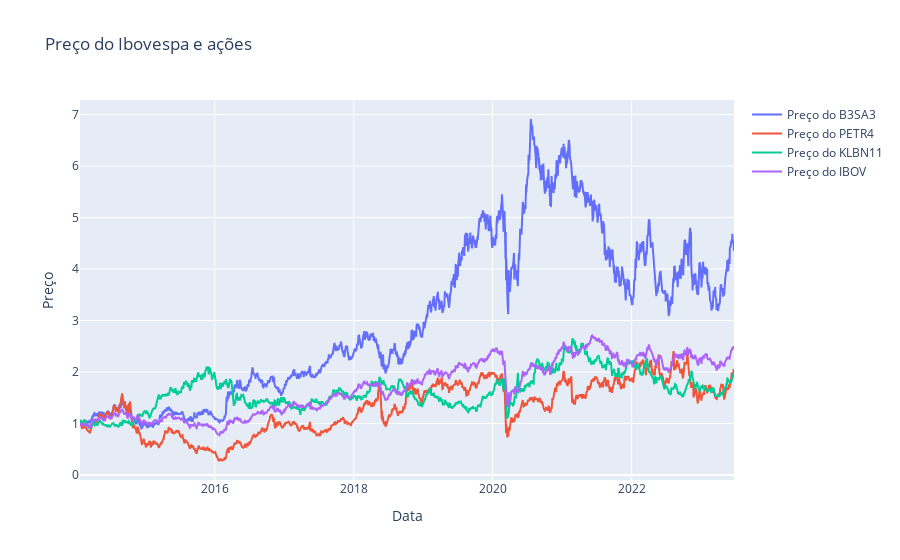

The notebook cell this image was saved under:
### Code cell
# Cria um gráfico de linha usando o Plotly
fig = go.Figure()
for acoes in acoes_df.columns:
#fig.add_trace(go.Scatter(x=acoes_df.index, y=acoes_df['IBOV'], mode='lines', name='Preço do Ibovespa'))
#fig.add_trace(go.Scatter(x=acoes_df.index, y=acoes_df['B3SA3'], mode='lines', name='Preço do B3SA3'))
    fig.add_trace(go.Scatter(x=acoes_df_normalized.index, y=acoes_df_normalized[acoes], mode='lines', name=f'Preço do {acoes}'))

# Configura o layout do gráfico
fig.update_layout(
    title='Preço do Ibovespa e ações',
    xaxis_title='Data',
    yaxis_title='Preço',
    showlegend=True
)

# Exibe o gráfico
fig.show()

### Figure 1 — Plotly figure (JSON) as saved in the notebook; plotly's stock layout.template omitted (floating-point values rounded to 4 significant figures; data arrays with more than 128 entries replaced by an {"elided": "..."} marker saying what was removed)
{"data": [{"mode": "lines", "name": "Preço do B3SA3", "type": "scatter", "x": {"elided": "2331 str values"}, "y": {"elided": "2331 float values"}}, {"mode": "lines", "name": "Preço do PETR4", "type": "scatter", "x": {"elided": "2331 str values"}, "y": {"elided": "2331 float values"}}, {"mode": "lines", "name": "Preço do KLBN11", "type": "scatter", "x": {"elided": "2331 str values"}, "y": {"elided": "2331 float values"}}, {"mode": "lines", "name": "Preço do IBOV", "type": "scatter", "x": {"elided": "2331 str values"}, "y": {"elided": "2331 float values"}}], "layout": {"showlegend": true, "title": {"text": "Preço do Ibovespa e ações"}, "xaxis": {"title": {"text": "Data"}}, "yaxis": {"title": {"text": "Preço"}}}}
